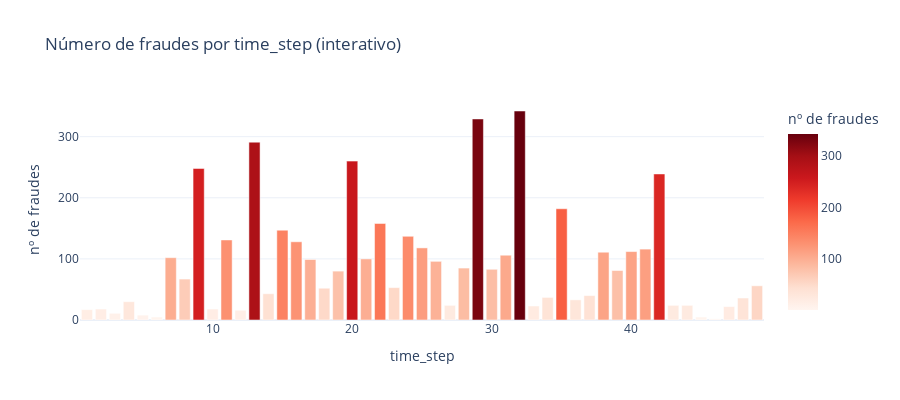

The cell this chart's notebook holds for it:
### Code cell
# ==========================================================
# Interactive bar chart: Number of frauds per time_step
# ==========================================================
df_illicit = df_agg[df_agg["class"] == 1]

fig = px.bar(
    df_illicit,
    x="time_step",
    y="vol",
    title="Número de fraudes por time_step (interativo)",
    labels={"vol": "nº de fraudes", "time_step": "time_step"},
    color="vol",
    color_continuous_scale="Reds",
)

fig.update_layout(
    template="plotly_white",
    height=400,
    xaxis=dict(showgrid=False),
    yaxis=dict(showgrid=True),
)
fig.show()

### Figure 1 — Plotly figure (JSON) as saved in the notebook; plotly's stock layout.template omitted (floating-point values rounded to 4 significant figures)
{"data": [{"hovertemplate": "time_step=%{x}<br>nº de fraudes=%{marker.color}<extra></extra>", "legendgroup": "", "marker": {"color": [17, 18, 11, 30, 8, 5, 102, 67, 248, 18, 131, 16, 291, 43, 147, 128, 99, 52, 80, 260, 100, 158, 53, 137, 118, 96, 24, 85, 329, 83, 106, 342, 23, 37, 182, 33, 40, 111, 81, 112, 116, 239, 24, 24, 5, 2, 22, 36, 56], "coloraxis": "coloraxis", "pattern": {"shape": ""}}, "name": "", "orientation": "v", "showlegend": false, "textposition": "auto", "type": "bar", "x": [1, 2, 3, 4, 5, 6, 7, 8, 9, 10, 11, 12, 13, 14, 15, 16, 17, 18, 19, 20, 21, 22, 23, 24, 25, 26, 27, 28, 29, 30, 31, 32, 33, 34, 35, 36, 37, 38, 39, 40, 41, 42, 43, 44, 45, 46, 47, 48, 49], "xaxis": "x", "y": [17, 18, 11, 30, 8, 5, 102, 67, 248, 18, 131, 16, 291, 43, 147, 128, 99, 52, 80, 260, 100, 158, 53, 137, 118, 96, 24, 85, 329, 83, 106, 342, 23, 37, 182, 33, 40, 111, 81, 112, 116, 239, 24, 24, 5, 2, 22, 36, 56], "yaxis": "y"}], "layout": {"barmode": "relative", "coloraxis": {"colorbar": {"title": {"text": "nº de fraudes"}}, "colorscale": [[0, "rgb(255,245,240)"], [0.125, "rgb(254,224,210)"], [0.25, "rgb(252,187,161)"], [0.375, "rgb(252,146,114)"], [0.5, "rgb(251,106,74)"], [0.625, "rgb(239,59,44)"], [0.75, "rgb(203,24,29)"], [0.875, "rgb(165,15,21)"], [1, "rgb(103,0,13)"]]}, "height": 400, "legend": {"tracegroupgap": 0}, "title": {"text": "Número de fraudes por time_step (interativo)"}, "xaxis": {"anchor": "y", "domain": [0, 1], "showgrid": false, "title": {"text": "time_step"}}, "yaxis": {"anchor": "x", "domain": [0, 1], "showgrid": true, "title": {"text": "nº de fraudes"}}}}
